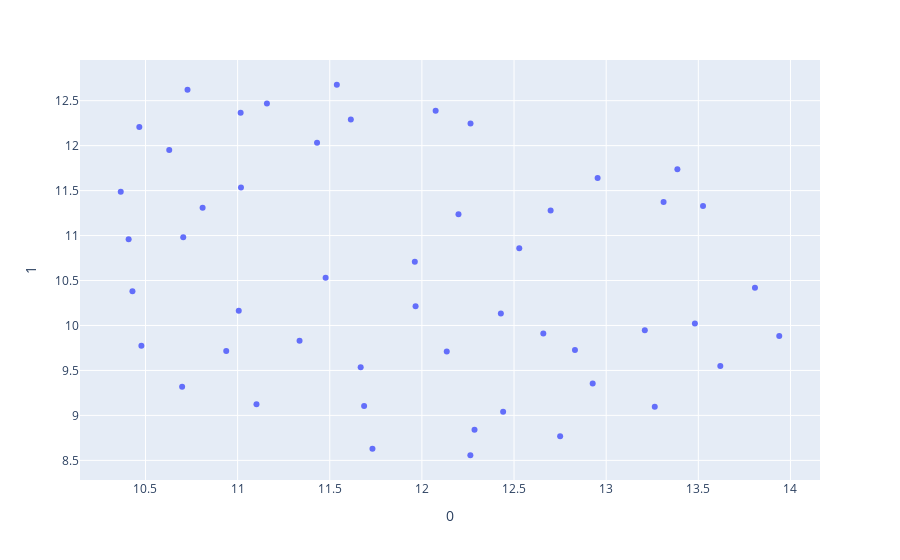

The cell this chart's notebook holds for it:
### Code cell
digits = load_digits()

print(f"{digits.data.shape=}")

umap_2d = UMAP(random_state=0)
umap_2d.fit(embeddings)

projections = umap_2d.transform(embeddings)

fig = px.scatter(
    projections, x=0, y=1
)
fig.show()

### Figure 1 — Plotly figure (JSON) as saved in the notebook; plotly's stock layout.template omitted (floating-point values rounded to 4 significant figures)
{"data": [{"hovertemplate": "0=%{x}<br>1=%{y}<extra></extra>", "legendgroup": "", "marker": {"color": "#636efa", "symbol": "circle"}, "mode": "markers", "name": "", "orientation": "v", "showlegend": false, "type": "scatter", "x": [11.43, 10.81, 11.02, 11.16, 11.54, 12.26, 10.63, 11.02, 12.29, 11.1, 11.97, 11.61, 13.21, 11.34, 11.69, 11.67, 10.41, 11.73, 10.7, 12.95, 12.2, 12.7, 13.53, 10.37, 12.93, 12.83, 11.48, 13.62, 13.94, 10.47, 13.26, 10.7, 12.13, 10.94, 13.48, 10.43, 11.01, 12.07, 13.31, 13.39, 12.26, 12.53, 10.73, 12.44, 13.81, 10.48, 12.75, 12.66, 11.96, 12.43], "xaxis": "x", "y": [12.03, 11.31, 12.37, 12.47, 12.68, 8.557, 11.95, 11.53, 8.841, 9.124, 10.21, 12.29, 9.948, 9.831, 9.105, 9.536, 10.96, 8.629, 10.98, 11.64, 11.24, 11.28, 11.33, 11.49, 9.356, 9.726, 10.53, 9.549, 9.882, 12.21, 9.097, 9.319, 9.711, 9.717, 10.02, 10.38, 10.16, 12.39, 11.37, 11.74, 12.25, 10.86, 12.62, 9.041, 10.42, 9.775, 8.769, 9.91, 10.71, 10.13], "yaxis": "y"}], "layout": {"legend": {"tracegroupgap": 0}, "margin": {"t": 60}, "xaxis": {"anchor": "y", "domain": [0, 1], "title": {"text": "0"}}, "yaxis": {"anchor": "x", "domain": [0, 1], "title": {"text": "1"}}}}
